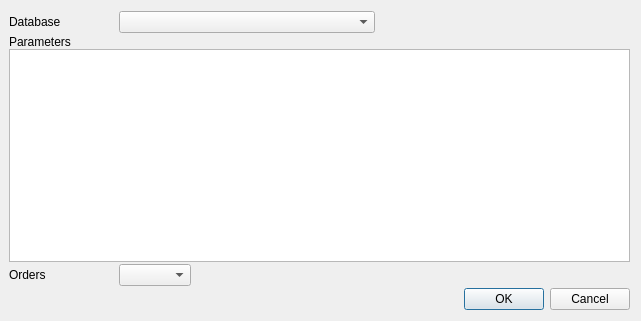
<?xml version="1.0" encoding="UTF-8"?>
<ui version="4.0">
 <class>DlgParameters</class>
 <widget class="QDialog" name="DlgParameters">
  <property name="geometry">
   <rect>
    <x>0</x>
    <y>0</y>
    <width>641</width>
    <height>321</height>
   </rect>
  </property>
  <property name="windowTitle">
   <string>Parameters</string>
  </property>
  <property name="modal">
   <bool>false</bool>
  </property>
  <layout class="QVBoxLayout" name="verticalLayout_2">
   <property name="spacing">
    <number>2</number>
   </property>
   <property name="leftMargin">
    <number>9</number>
   </property>
   <item>
    <layout class="QHBoxLayout" name="horizontalLayout_2">
     <property name="spacing">
      <number>10</number>
     </property>
     <property name="topMargin">
      <number>0</number>
     </property>
     <item>
      <widget class="QLabel" name="label_3">
       <property name="minimumSize">
        <size>
         <width>100</width>
         <height>0</height>
        </size>
       </property>
       <property name="text">
        <string>Database</string>
       </property>
      </widget>
     </item>
     <item>
      <widget class="QComboBox" name="database_list">
       <property name="sizePolicy">
        <sizepolicy hsizetype="Expanding" vsizetype="Fixed">
         <horstretch>0</horstretch>
         <verstretch>0</verstretch>
        </sizepolicy>
       </property>
      </widget>
     </item>
     <item>
      <spacer name="horizontalSpacer_2">
       <property name="orientation">
        <enum>Qt::Horizontal</enum>
       </property>
       <property name="sizeHint" stdset="0">
        <size>
         <width>40</width>
         <height>20</height>
        </size>
       </property>
      </spacer>
     </item>
    </layout>
   </item>
   <item>
    <widget class="QStackedWidget" name="parameter_stack">
     <property name="currentIndex">
      <number>0</number>
     </property>
     <widget class="QWidget" name="page_parameters">
      <layout class="QVBoxLayout" name="verticalLayout">
       <property name="spacing">
        <number>0</number>
       </property>
       <property name="leftMargin">
        <number>0</number>
       </property>
       <property name="topMargin">
        <number>0</number>
       </property>
       <property name="rightMargin">
        <number>0</number>
       </property>
       <property name="bottomMargin">
        <number>0</number>
       </property>
       <item>
        <widget class="QLabel" name="label">
         <property name="text">
          <string>Parameters</string>
         </property>
        </widget>
       </item>
       <item>
        <widget class="QTableWidget" name="parameter_table"/>
       </item>
      </layout>
     </widget>
     <widget class="QWidget" name="page_no_parameters">
      <layout class="QVBoxLayout" name="verticalLayout_3">
       <property name="spacing">
        <number>0</number>
       </property>
       <property name="leftMargin">
        <number>0</number>
       </property>
       <property name="topMargin">
        <number>0</number>
       </property>
       <property name="rightMargin">
        <number>0</number>
       </property>
       <property name="bottomMargin">
        <number>0</number>
       </property>
       <item>
        <widget class="QTextEdit" name="textEdit">
         <property name="focusPolicy">
          <enum>Qt::NoFocus</enum>
         </property>
         <property name="readOnly">
          <bool>true</bool>
         </property>
         <property name="html">
          <string>&lt;!DOCTYPE HTML PUBLIC &quot;-//W3C//DTD HTML 4.0//EN&quot; &quot;http://www.w3.org/TR/REC-html40/strict.dtd&quot;&gt;
&lt;html&gt;&lt;head&gt;&lt;meta name=&quot;qrichtext&quot; content=&quot;1&quot; /&gt;&lt;style type=&quot;text/css&quot;&gt;
p, li { white-space: pre-wrap; }
&lt;/style&gt;&lt;/head&gt;&lt;body style=&quot; font-family:'Ubuntu'; font-size:10pt; font-weight:400; font-style:normal;&quot;&gt;
&lt;p align=&quot;center&quot; style=&quot;-qt-paragraph-type:empty; margin-top:0px; margin-bottom:0px; margin-left:0px; margin-right:0px; -qt-block-indent:0; text-indent:0px; font-family:'Noto Sans';&quot;&gt;&lt;br /&gt;&lt;/p&gt;
&lt;p align=&quot;center&quot; style=&quot;-qt-paragraph-type:empty; margin-top:0px; margin-bottom:0px; margin-left:0px; margin-right:0px; -qt-block-indent:0; text-indent:0px; font-family:'Noto Sans';&quot;&gt;&lt;br /&gt;&lt;/p&gt;
&lt;p align=&quot;center&quot; style=&quot;-qt-paragraph-type:empty; margin-top:0px; margin-bottom:0px; margin-left:0px; margin-right:0px; -qt-block-indent:0; text-indent:0px; font-family:'Noto Sans';&quot;&gt;&lt;br /&gt;&lt;/p&gt;
&lt;p align=&quot;center&quot; style=&quot;-qt-paragraph-type:empty; margin-top:0px; margin-bottom:0px; margin-left:0px; margin-right:0px; -qt-block-indent:0; text-indent:0px; font-family:'Noto Sans';&quot;&gt;&lt;br /&gt;&lt;/p&gt;
&lt;p align=&quot;center&quot; style=&quot;-qt-paragraph-type:empty; margin-top:0px; margin-bottom:0px; margin-left:0px; margin-right:0px; -qt-block-indent:0; text-indent:0px; font-family:'Noto Sans';&quot;&gt;&lt;br /&gt;&lt;/p&gt;
&lt;p align=&quot;center&quot; style=&quot; margin-top:0px; margin-bottom:0px; margin-left:0px; margin-right:0px; -qt-block-indent:0; text-indent:0px;&quot;&gt;&lt;span style=&quot; font-family:'Noto Sans'; font-size:16pt; font-style:italic; color:#0000ff;&quot;&gt;No parameter requied&lt;/span&gt;&lt;/p&gt;&lt;/body&gt;&lt;/html&gt;</string>
         </property>
        </widget>
       </item>
      </layout>
     </widget>
    </widget>
   </item>
   <item>
    <layout class="QHBoxLayout" name="horizontalLayout">
     <property name="spacing">
      <number>10</number>
     </property>
     <item>
      <widget class="QLabel" name="label_2">
       <property name="minimumSize">
        <size>
         <width>100</width>
         <height>0</height>
        </size>
       </property>
       <property name="text">
        <string>Orders</string>
       </property>
      </widget>
     </item>
     <item>
      <widget class="QComboBox" name="cb_order"/>
     </item>
     <item>
      <spacer name="horizontalSpacer">
       <property name="orientation">
        <enum>Qt::Horizontal</enum>
       </property>
       <property name="sizeHint" stdset="0">
        <size>
         <width>40</width>
         <height>20</height>
        </size>
       </property>
      </spacer>
     </item>
    </layout>
   </item>
   <item>
    <widget class="QDialogButtonBox" name="buttonBox">
     <property name="orientation">
      <enum>Qt::Horizontal</enum>
     </property>
     <property name="standardButtons">
      <set>QDialogButtonBox::Cancel|QDialogButtonBox::Ok</set>
     </property>
    </widget>
   </item>
  </layout>
 </widget>
 <resources/>
 <connections>
  <connection>
   <sender>buttonBox</sender>
   <signal>accepted()</signal>
   <receiver>DlgParameters</receiver>
   <slot>accept()</slot>
   <hints>
    <hint type="sourcelabel">
     <x>248</x>
     <y>254</y>
    </hint>
    <hint type="destinationlabel">
     <x>157</x>
     <y>274</y>
    </hint>
   </hints>
  </connection>
  <connection>
   <sender>buttonBox</sender>
   <signal>rejected()</signal>
   <receiver>DlgParameters</receiver>
   <slot>reject()</slot>
   <hints>
    <hint type="sourcelabel">
     <x>316</x>
     <y>260</y>
    </hint>
    <hint type="destinationlabel">
     <x>286</x>
     <y>274</y>
    </hint>
   </hints>
  </connection>
 </connections>
</ui>
